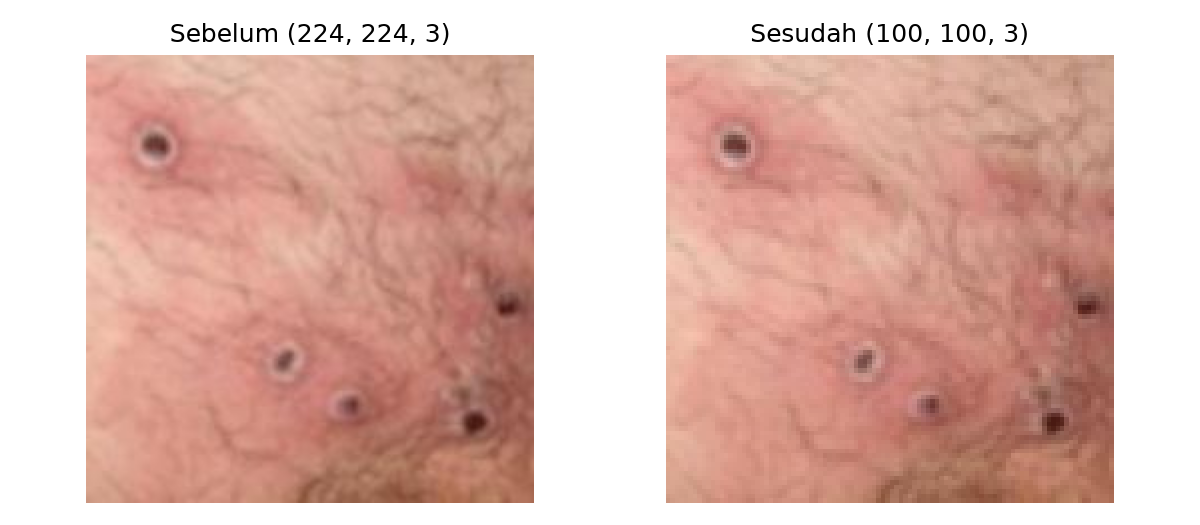

Write the Python code that produced this figure.
from pathlib import Path

import matplotlib
matplotlib.use("Agg")
import matplotlib.pyplot as plt

from config import FOLDER_ORI, PROYEK
from Utils.getData import baca_gambar, daftar_gambar, getImageLabel


def main():
    folder = Path(FOLDER_ORI.format(k=1)) / "Train"
    berkas = daftar_gambar(folder)
    ukuran_asli = {baca_gambar(file).shape for files in berkas.values() for file in files}
    print(f"SEBELUM: {len(ukuran_asli)} ukuran berbeda. Contoh: {sorted(ukuran_asli)[:3]}")

    data = getImageLabel(folder)
    ukuran_baru = {tuple(gambar.shape) for gambar, _ in data}
    gambar, _ = data[0]
    print(f"SESUDAH: {ukuran_baru} dari {len(data)} gambar")
    print(f"Rentang piksel contoh setelah normalisasi: {gambar.min():.3f}–{gambar.max():.3f}")

    # getImageLabel mengurutkan kelas dan nama file, sehingga posisi ini
    # menunjuk gambar Monkeypox pertama pada data yang sudah diproses.
    contoh = berkas["Monkeypox"][0]
    asli = baca_gambar(contoh)
    posisi = len(data) - len(berkas["Monkeypox"])
    sesudah, _ = data[posisi]
    fig, ax = plt.subplots(1, 2, figsize=(8, 3.5))
    # Balik kanal BGR menjadi RGB untuk ditampilkan oleh Matplotlib.
    ax[0].imshow(asli[:, :, ::-1])
    ax[0].set_title(f"Sebelum {asli.shape}")
    ax[1].imshow(sesudah.numpy()[:, :, ::-1])
    ax[1].set_title(f"Sesudah {tuple(sesudah.shape)}")
    for panel in ax:
        panel.axis("off")
    fig.tight_layout()
    fig.savefig(PROYEK / "cek_ukuran.png", dpi=150)
    plt.close(fig)
    print("Gambar perbandingan disimpan: cek_ukuran.png")


if __name__ == "__main__":
    main()
